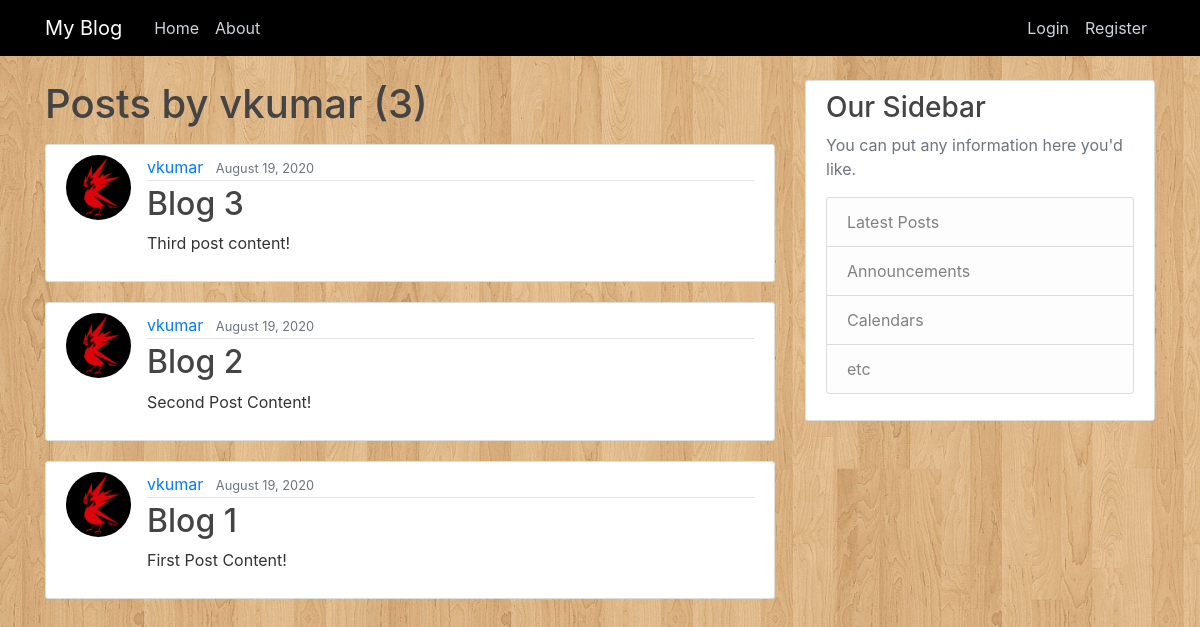
Page /user/vkumar on the earlier database version.
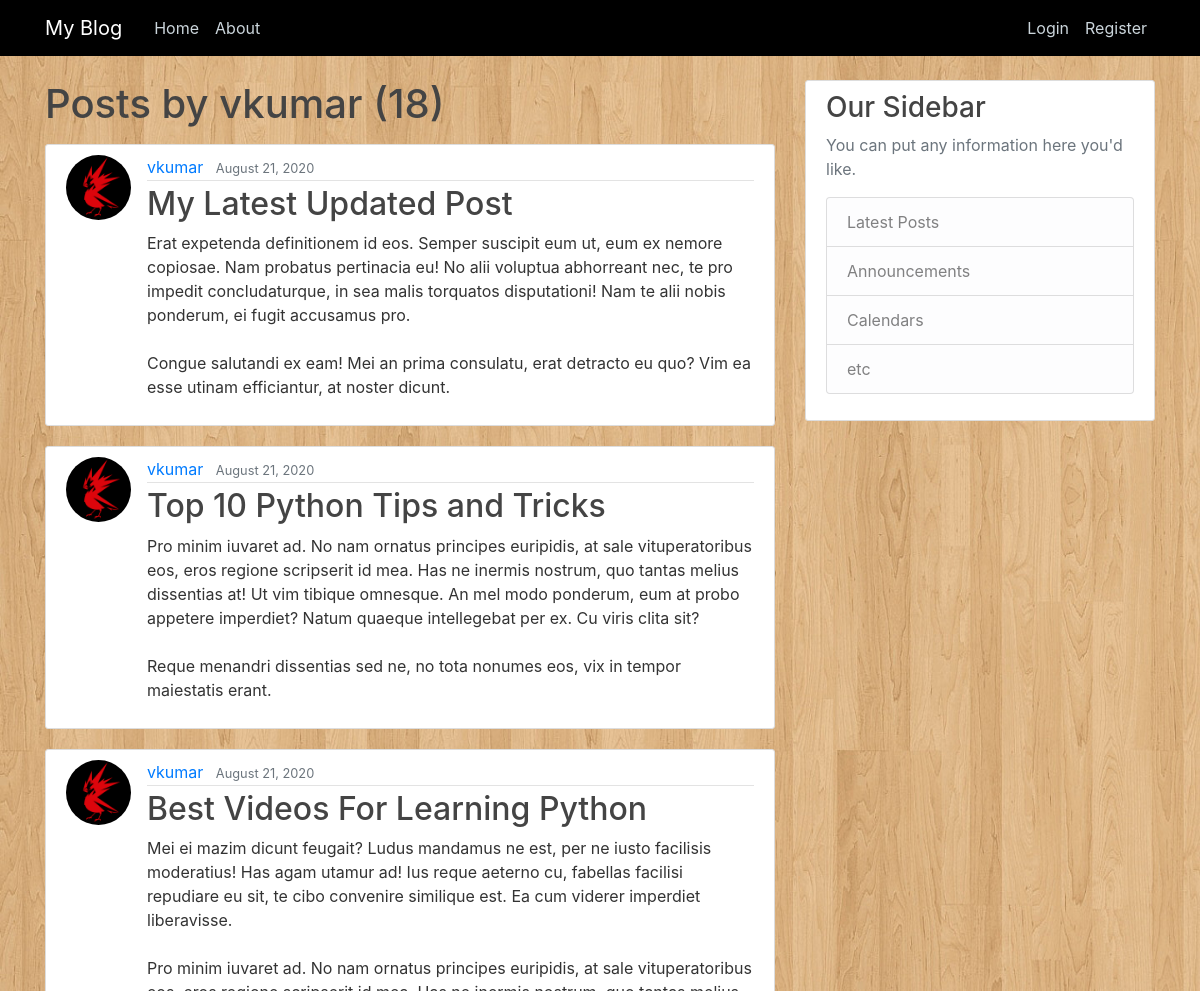
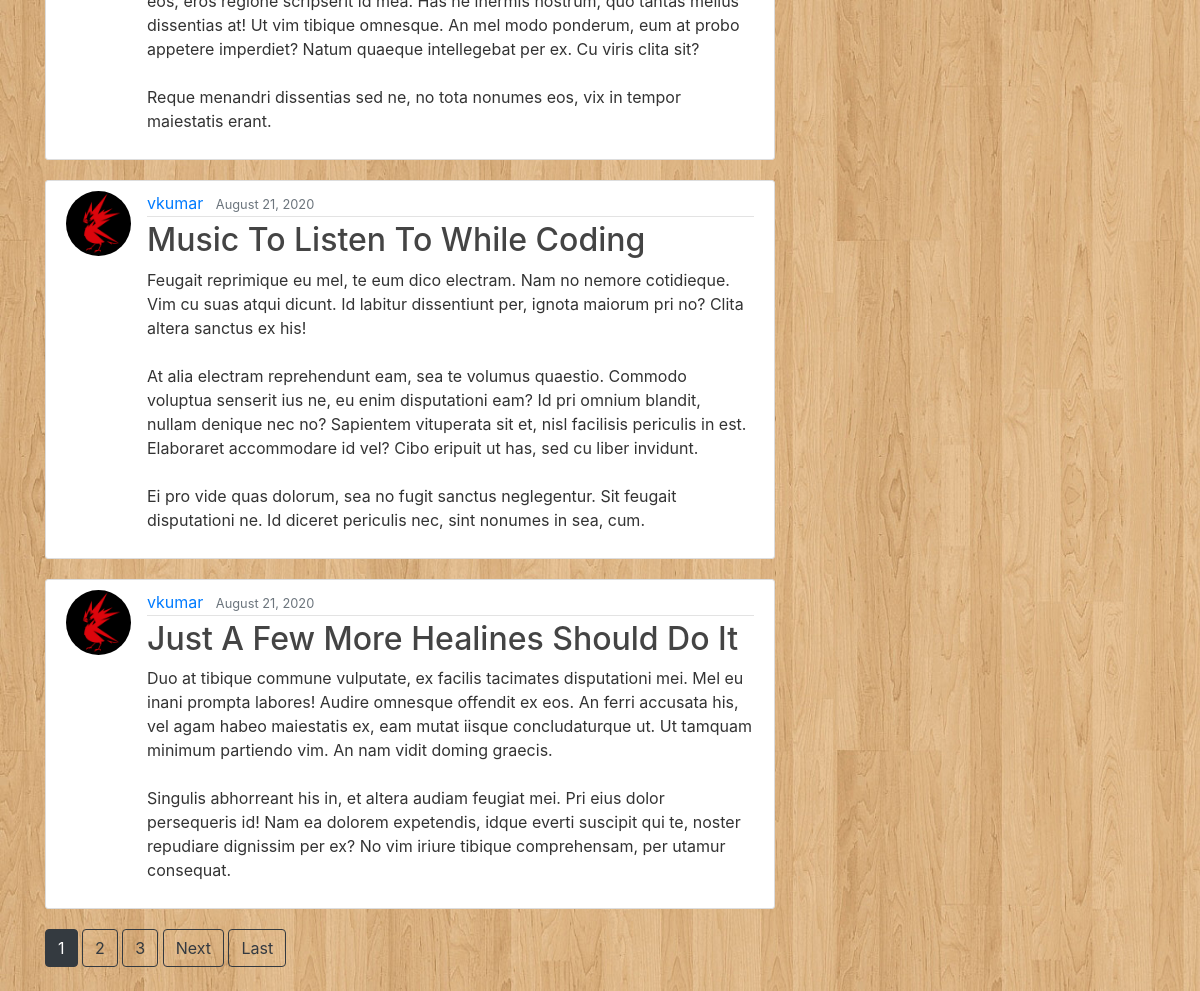
Same page on the later database version (2 pictures, top to bottom).
### blog/models.py (models this page shows, shortened)
class Post(models.Model):
    title = models.CharField(max_length=100)
    content = models.TextField()
    date_posted = models.DateTimeField(default=timezone.now)
    author = models.ForeignKey(User, on_delete=models.CASCADE)

### users/models.py (models this page shows, shortened)
class Profile(models.Model):
    user = models.OneToOneField(User, on_delete=models.CASCADE)
    image = models.ImageField(default='default.jpg', upload_to='profile_pics')

### blog/views.py (the view)
# urls.py: path('user/<str:username>', UserPostListView.as_view(), name="user-posts"),
class UserPostListView(ListView):
    model = Post
    template_name = 'blog/user_posts.html'
    context_object_name = 'posts'
    paginate_by = 5
    def get_queryset(self):
        user = get_object_or_404(User, username=self.kwargs.get('username'))
        return Post.objects.filter(author=user).order_by('-date_posted')

### blog/templates/blog/user_posts.html (shortened to what this page needs)
{% extends "blog/base.html" %}
{% block content %}
  <h1 class="mb-3">Posts by {{ view.kwargs.username }} ({{ page_obj.paginator.count }})</h1>
  {% for post in posts %}
  <article class="media content-section">
    <img class="rounded-circle article-img" src="{{ post.author.profile.image.url }}">
    <div class="media-body">
      <div class="article-metadata">
        <a class="mr-2" href="{% url 'user-posts' post.author.username %}">{{ post.author }}</a>
        <small class="text-muted">{{ post.date_posted|date:"F d, Y" }}</small>
      </div>
      <h2><a class="article-title" href="{% url 'post-detail' post.id %}">{{ post.title }}</a></h2>
      <p class="article-content">{{ post.content }}</p>
    </div>
  </article>
  {% endfor %}
  {% if is_paginated %}
      {% for num in page_obj.paginator.page_range %}
        {% if page_obj.number == num %}
          <a class="btn btn-dark mb-4" href="?page={{ num }}">{{ num }}</a>
        {% elif num > page_obj.number|add:'-3' and num < page_obj.number|add:'3' %}
          <a class="btn btn-outline-dark mb-4" href="?page={{ num }}">{{ num }}</a>
        {% endif %}
      {% endfor %}
      {% if page_obj.has_next %}
        <a class="btn btn-outline-dark mb-4" href="?page={{ page_obj.next_page_number }}">Next</a>
        <a class="btn btn-outline-dark mb-4" href="?page={{ page_obj.paginator.num_pages }}">Last</a>
      {% endif %}
    {% endif %}
{% endblock content %}

Differences in the rows shown:
no longer on this page (row edited): Post: author.profile.image (picture), author "vkumar", date_posted "August 19, 2020", title "Blog 3", content "Third post content!"
no longer on this page (row unchanged): Post: author.profile.image (picture), author "vkumar", date_posted "August 19, 2020", title "Blog 2", content "Second Post Content!"
no longer on this page (row unchanged): Post: author.profile.image (picture), author "vkumar", date_posted "August 19, 2020", title "Blog 1", content "First Post Content!"
added Post: author.profile.image (picture), author "vkumar", date_posted "August 21, 2020", title "My Latest Updated Post", content "Erat expetenda definitionem id eos. Semper suscipit eum ut, eum ex nemore copiosae. Nam probatus pertinacia eu! No alii voluptua abhorreant nec, te pro impedit concludaturque, in sea malis torquatos disputationi! Nam te alii nobis ponderum, ei fugit accusamus pro. Congue salutandi ex eam! Mei an prima consulatu, erat detracto eu quo? Vim ea esse utinam efficiantur, at noster dicunt."
added Post: author.profile.image (picture), author "vkumar", date_posted "August 21, 2020", title "Top 10 Python Tips and Tricks", content "Pro minim iuvaret ad. No nam ornatus principes euripidis, at sale vituperatoribus eos, eros regione scripserit id mea. Has ne inermis nostrum, quo tantas melius dissentias at! Ut vim tibique omnesque. An mel modo ponderum, eum at probo appetere imperdiet? Natum quaeque intellegebat per ex. Cu viris clita sit? Reque menandri dissentias sed ne, no tota nonumes eos, vix in tempor maiestatis erant."
added Post: author.profile.image (picture), author "vkumar", date_posted "August 21, 2020", title "Best Videos For Learning Python", content "Mei ei mazim dicunt feugait? Ludus mandamus ne est, per ne iusto facilisis moderatius! Has agam utamur ad! Ius reque aeterno cu, fabellas facilisi repudiare eu sit, te cibo convenire similique est. Ea cum viderer imperdiet liberavisse. Pro minim iuvaret ad. No nam ornatus principes euripidis, at sale vituperatoribus eos, eros regione scripserit id mea. Has ne inermis nostrum, quo tantas melius dissentias at! Ut vim tibique omnesque. An mel modo ponderum, eum at probo appetere imperdiet? Natum quaeque intellegebat per ex. Cu viris clita sit? Reque menandri dissentias sed ne, no tota nonumes eos, vix in tempor maiestatis erant."
added Post: author.profile.image (picture), author "vkumar", date_posted "August 21, 2020", title "Music To Listen To While Coding", content "Feugait reprimique eu mel, te eum dico electram. Nam no nemore cotidieque. Vim cu suas atqui dicunt. Id labitur dissentiunt per, ignota maiorum pri no? Clita altera sanctus ex his! At alia electram reprehendunt eam, sea te volumus quaestio. Commodo voluptua senserit ius ne, eu enim disputationi eam? Id pri omnium blandit, nullam denique nec no? Sapientem vituperata sit et, nisl facilisis periculis in est. Elaboraret accommodare id vel? Cibo eripuit ut has, sed cu liber invidunt. Ei pro vide quas dolorum, sea no fugit sanctus neglegentur. Sit feugait disputationi ne. Id diceret periculis nec, sint nonumes in sea, cum."
added Post: author.profile.image (picture), author "vkumar", date_posted "August 21, 2020", title "Just A Few More Healines Should Do It", content "Duo at tibique commune vulputate, ex facilis tacimates disputationi mei. Mel eu inani prompta labores! Audire omnesque offendit ex eos. An ferri accusata his, vel agam habeo maiestatis ex, eam mutat iisque concludaturque ut. Ut tamquam minimum partiendo vim. An nam vidit doming graecis. Singulis abhorreant his in, et altera audiam feugiat mei. Pri eius dolor persequeris id! Nam ea dolorem expetendis, idque everti suscipit qui te, noster repudiare dignissim per ex? No vim iriure tibique comprehensam, per utamur consequat."
Other differences:
{{ page_obj.paginator.count }}: "3" → "18"
new list line: "1"
new list line: "2"
new list line: "3"
text now shown: "Next Last"
